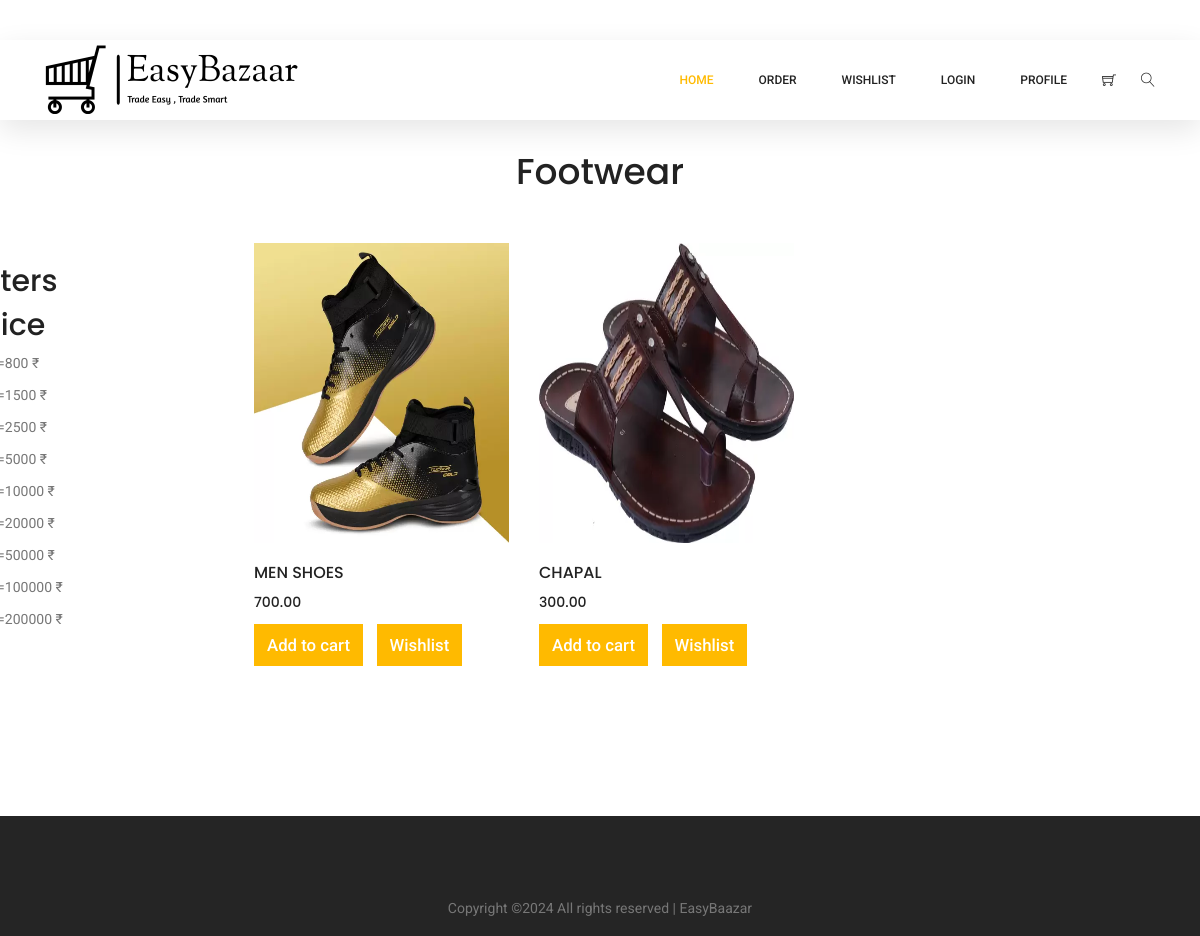
Page /category/1/ on the committed database.
### main/models.py (models this page shows, shortened)
class Category(models.Model):
    id = models.AutoField(primary_key=True)
    name = models.CharField(max_length=20)
    photo = models.ImageField(upload_to='uploads/categories')
    description = models.TextField(max_length=200, default='', null=True, blank=True)
    class Meta:
        verbose_name_plural = 'categories'

class Product(models.Model):
    id = models.AutoField(primary_key=True)
    name = models.CharField(max_length=20)
    name = models.CharField(max_length=50)
    price = models.DecimalField(max_digits=10, decimal_places=2)
    description = models.TextField(max_length=200, default='', null=True, blank=True)
    image = models.ImageField(upload_to='uploads/products/')
    category = models.ForeignKey(Category, on_delete=models.CASCADE, default=1)
    seller_id = models.ForeignKey(Seller, on_delete=models.CASCADE, default=1)
    stock = models.IntegerField()
    available = models.BooleanField(default=True)
    subcategory = models.CharField(max_length=50,null=True,blank=True)

### main/views.py (the view)
# urls.py: path('category/<int:category_id>/', views.show_product, name='show_product'),
def show_product(request, category_id):
    products = Product.objects.filter(category=category_id)
    category = get_object_or_404(Category, id=category_id)
    customer_id = request.session.get('cust_id')
    product_wishlist_info = {}
    if customer_id:
        wishlist_items = Wishlist.objects.filter(customer_id=customer_id)
        wishlist_product_ids = set(item.product.id for item in wishlist_items)
        for product in products:
            is_in_wishlist = product.id in wishlist_product_ids
            product_wishlist_info[product.id] = is_in_wishlist
    data = {
        "products": products,
        "category" : category ,
        "product_wishlist_info": product_wishlist_info
    }
    return render(request, 'products.html', data)

### templates/products.html (shortened to what this page needs)
{% extends 'base.html' %} {% block content %}
	<section class="section_gap" style="margin-top:50px">
		<div class="single-product-slider">
			<div class="container">
				<div class="text-center">
					<div class="section-title">
						<h1>{{category.name}}</h1>
					</div>
				</div>
				<div class="row ">
					<div class="filter-panel col-lg-3">
						<h2 class="text-lg font-semibold mb-2">Filters</h2>
						<h2 class="text-lg font-semibold mb-2">price</h2>
						<ul>
						  <li class="mb-2"><input type="checkbox" id="filter1" class="mr-2"><=800 &#8377 </li>
						  <li class="mb-2"><input type="checkbox" id="filter2" class="mr-2"><=1500 &#8377 </li>
						  <li class="mb-2"><input type="checkbox" id="filter3" class="mr-2"><=2500 &#8377 </li>
						  <li class="mb-2"><input type="checkbox" id="filter4" class="mr-2"><=5000 &#8377 </li>
						  <li class="mb-2"><input type="checkbox" id="filter5" class="mr-2"><=10000 &#8377 </li>
						  <li class="mb-2"><input type="checkbox" id="filter6" class="mr-2"><=20000 &#8377 </li>
						  <li class="mb-2"><input type="checkbox" id="filter7" class="mr-2"><=50000 &#8377 </li>
						  <li class="mb-2"><input type="checkbox" id="filter8" class="mr-2"><=100000 &#8377 </li>
						  <li class="mb-2"><input type="checkbox" id="filter9" class="mr-2"><=200000 &#8377 </li>
						</ul>
					</div>
					{% for p in products %}
					 <div class="col-lg-3 col-md-6" >
						<div class="single-product">
							<a href="{% url 'show_single_product' p.id %}"><img class="img-fluid" src="{{p.image.url}}" alt=""  style="height:300px;"> </a>
							<div class="product-details">
								<h6>{{p.name}}</h6>
								<div class="price">
									<h6>{{p.price}}</h6>
								</div>
								<div class="button-group-area">
									{% if p.in_cart %}
									<a href="{% url 'cart_view' p.id %}" class="genric-btn primary " style="padding:0px 12px;font-size:120%;" >View Cart</a>
									{% else %}
									<a href="{% url 'cart' p.id %}" class="genric-btn primary " style="padding:0px 12px;font-size:120%;" >Add to cart</a>
									{% endif %}
									{% if p.in_wishlist %}
									<a href="{% url 'wishlist_view' p.id %}" class="genric-btn primary " style="padding:0px 12px;font-size:120%;"
									  >View Wishlist</a
									>
									{% else %}
									<a href="{% url 'wishlist' p.id %}" class="genric-btn primary " style="padding:0px 12px;font-size:120%;"
									  >Wishlist</a
									>
									{% endif %}
								</div>
							</div>
						</div>
					</div>
					{% endfor %}
			</div>
		</div>
	</section>
{% endblock %}

### templates/products.html (style rules this page uses)
.filter-panel { float:left; margin-top:20px; margin-left:-76px; padding-right:50px; }

### rows in the picture
Category: name "Footwear"
Product: image (picture), name "MEN SHOES", price "700.00"
Product: image (picture), name "CHAPAL", price "300.00"
